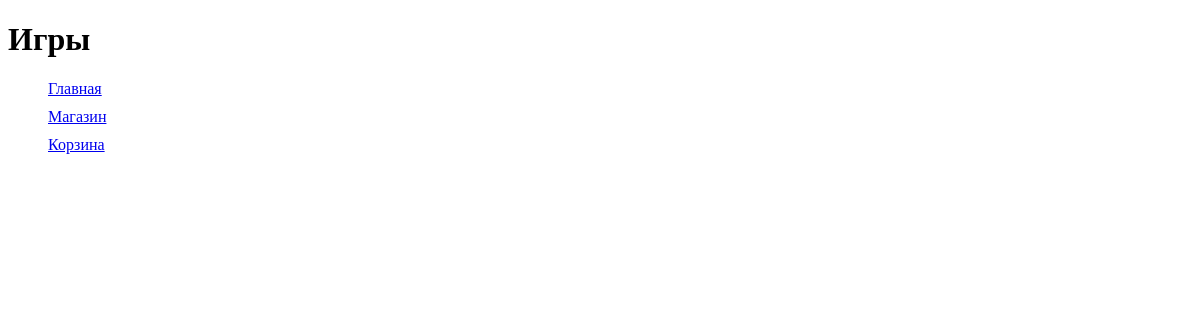
The page /platform/games/ on the database as committed earlier.
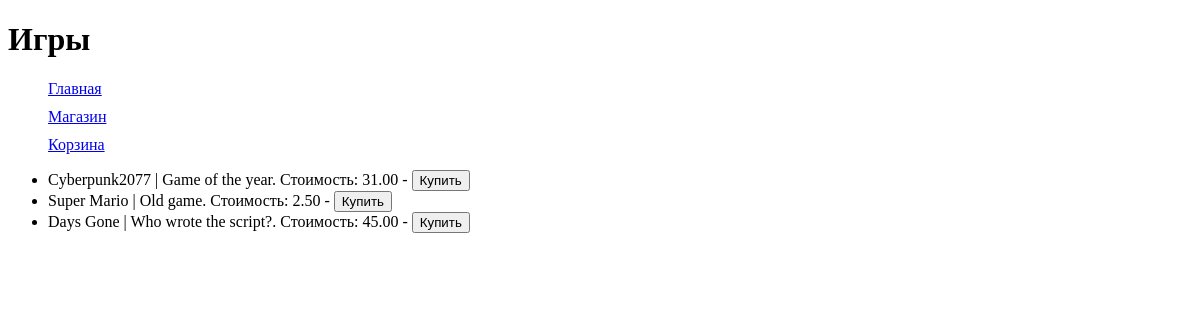
The same page on the database as committed later.
### task1/models.py (models this page shows)
class Game(models.Model):
    title = models.CharField(max_length=100)
    cost = models.DecimalField(max_digits=10, decimal_places=2)
    size = models.DecimalField(max_digits=10, decimal_places=2)
    description = models.TextField()
    age_limited = models.BooleanField(default=False)
    buyer = models.ManyToManyField(Buyer, related_name='games')

### task1/views.py (the view)
# urls.py: path('platform/games/', games_view, name='games'),
def games_view(request):
    games = Game.objects.all()
    return render(request, 'games.html', {'games': games})

### templates/games.html
{% extends 'menu.html' %}
{% block pagename %}
    <h1>Игры</h1>
{% endblock %}
{% block menu %}
    {{ block.super }}
{% endblock %}
{% block content %}
    <ul>
        {% for game in games %}
            <li>{{ game.title }} | {{ game.description }}. Стоимость: {{ game.cost }} - <button>Купить</button></li>
        {% endfor %}
    </ul>
{% endblock %}

### templates/menu.html (shortened to what this page needs)
<!DOCTYPE html>
<html lang="en">
<head>
</head>
<body>
    <page>
        {% block pagename %}{% endblock %}
    </page>
    <menu>
        {% block menu %}
            <a href="{% url 'platform_main' %}">Главная</a>
            <a href="{% url 'games' %}">Магазин</a>
            <a href="{% url 'cart' %}">Корзина</a>
        {% endblock %}
    </menu>
    <content>
        {% block content %}{% endblock %}
    </content>
</body>
</html>

### templates/menu.html (style rules this page uses)
a { display: block; margin-bottom: 10px; }

Rows that differ between the two databases and show on the page:
added Game: title "Cyberpunk2077", description "Game of the year", cost "31.00"
added Game: title "Super Mario", description "Old game", cost "2.50"
added Game: title "Days Gone", description "Who wrote the script?", cost "45.00"
